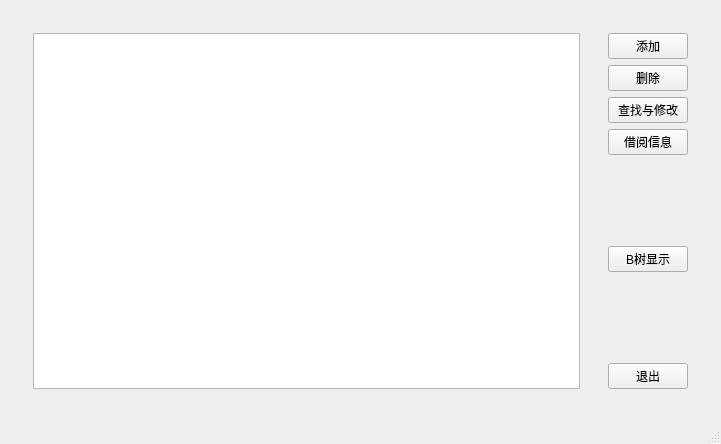
<?xml version="1.0" encoding="UTF-8"?>
<ui version="4.0">
 <class>MainWindow</class>
 <widget class="QMainWindow" name="MainWindow">
  <property name="geometry">
   <rect>
    <x>0</x>
    <y>0</y>
    <width>721</width>
    <height>444</height>
   </rect>
  </property>
  <property name="windowTitle">
   <string>图书管理系统（B树）</string>
  </property>
  <widget class="QWidget" name="centralWidget">
   <layout class="QHBoxLayout" name="horizontalLayout_3">
    <item>
     <widget class="QWidget" name="widget" native="true">
      <layout class="QHBoxLayout" name="horizontalLayout_2">
       <item>
        <widget class="QWidget" name="widget_2" native="true">
         <layout class="QHBoxLayout" name="horizontalLayout">
          <item>
           <widget class="QTableView" name="bookView">
            <property name="sizePolicy">
             <sizepolicy hsizetype="Expanding" vsizetype="Expanding">
              <horstretch>0</horstretch>
              <verstretch>0</verstretch>
             </sizepolicy>
            </property>
           </widget>
          </item>
         </layout>
        </widget>
       </item>
       <item>
        <widget class="QWidget" name="widget_3" native="true">
         <layout class="QVBoxLayout" name="verticalLayout">
          <item>
           <widget class="QPushButton" name="addButton">
            <property name="text">
             <string>添加</string>
            </property>
           </widget>
          </item>
          <item>
           <widget class="QPushButton" name="delButton">
            <property name="text">
             <string>删除</string>
            </property>
           </widget>
          </item>
          <item>
           <widget class="QPushButton" name="searchButton">
            <property name="text">
             <string>查找与修改</string>
            </property>
           </widget>
          </item>
          <item>
           <widget class="QPushButton" name="borrowInfoButton">
            <property name="text">
             <string>借阅信息</string>
            </property>
           </widget>
          </item>
          <item>
           <spacer name="verticalSpacer_2">
            <property name="orientation">
             <enum>Qt::Vertical</enum>
            </property>
            <property name="sizeHint" stdset="0">
             <size>
              <width>20</width>
              <height>40</height>
             </size>
            </property>
           </spacer>
          </item>
          <item>
           <widget class="QPushButton" name="BTreeButton">
            <property name="text">
             <string>B树显示</string>
            </property>
           </widget>
          </item>
          <item>
           <spacer name="verticalSpacer">
            <property name="orientation">
             <enum>Qt::Vertical</enum>
            </property>
            <property name="sizeHint" stdset="0">
             <size>
              <width>20</width>
              <height>40</height>
             </size>
            </property>
           </spacer>
          </item>
          <item>
           <widget class="QPushButton" name="exitButton">
            <property name="text">
             <string>退出</string>
            </property>
           </widget>
          </item>
         </layout>
        </widget>
       </item>
      </layout>
     </widget>
    </item>
   </layout>
  </widget>
  <widget class="QStatusBar" name="statusBar"/>
  <widget class="QMenuBar" name="menuBar">
   <property name="geometry">
    <rect>
     <x>0</x>
     <y>0</y>
     <width>721</width>
     <height>23</height>
    </rect>
   </property>
  </widget>
 </widget>
 <layoutdefault spacing="6" margin="11"/>
 <resources/>
 <connections/>
</ui>
